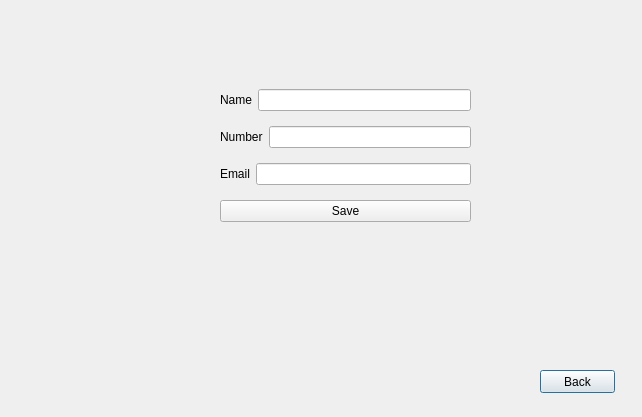
<?xml version="1.0" encoding="UTF-8"?>
<ui version="4.0">
 <class>addDialog</class>
 <widget class="QDialog" name="addDialog">
  <property name="geometry">
   <rect>
    <x>0</x>
    <y>0</y>
    <width>642</width>
    <height>417</height>
   </rect>
  </property>
  <property name="windowTitle">
   <string>Dialog</string>
  </property>
  <widget class="QPushButton" name="pushButton">
   <property name="geometry">
    <rect>
     <x>540</x>
     <y>370</y>
     <width>75</width>
     <height>23</height>
    </rect>
   </property>
   <property name="text">
    <string>Back</string>
   </property>
  </widget>
  <widget class="QWidget" name="">
   <property name="geometry">
    <rect>
     <x>220</x>
     <y>80</y>
     <width>251</width>
     <height>151</height>
    </rect>
   </property>
   <layout class="QVBoxLayout" name="verticalLayout">
    <item>
     <layout class="QHBoxLayout" name="horizontalLayout">
      <item>
       <widget class="QLabel" name="label">
        <property name="text">
         <string>Name</string>
        </property>
       </widget>
      </item>
      <item>
       <widget class="QLineEdit" name="lineEdit"/>
      </item>
     </layout>
    </item>
    <item>
     <layout class="QHBoxLayout" name="horizontalLayout_2">
      <item>
       <widget class="QLabel" name="label_2">
        <property name="text">
         <string>Number</string>
        </property>
       </widget>
      </item>
      <item>
       <widget class="QLineEdit" name="lineEdit_2"/>
      </item>
     </layout>
    </item>
    <item>
     <layout class="QHBoxLayout" name="horizontalLayout_3">
      <item>
       <widget class="QLabel" name="label_3">
        <property name="text">
         <string>Email</string>
        </property>
       </widget>
      </item>
      <item>
       <widget class="QLineEdit" name="lineEdit_3"/>
      </item>
     </layout>
    </item>
    <item>
     <widget class="QPushButton" name="pushButton_2">
      <property name="text">
       <string>Save</string>
      </property>
     </widget>
    </item>
   </layout>
  </widget>
 </widget>
 <resources/>
 <connections/>
</ui>
